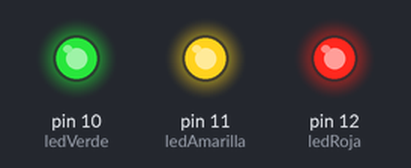
Bench run of a sketch on a simulated Arduino Uno, built with avr-gcc and run on an emulated ATmega328P. Shown: output pins drawn as LEDs (lit = HIGH).

Above: at 0.56 s.
At 5.31 s:
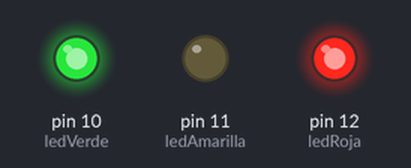
At 10.0 s:
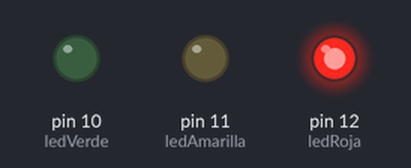
At 19.75 s:
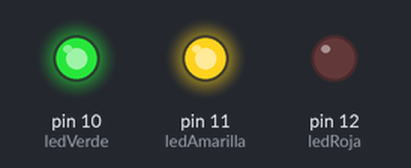
At 28.56 s:
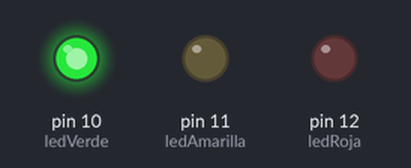
At 38.06 s:
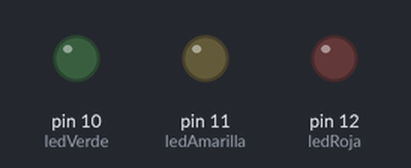
Timing chart, 0 to 40.0 s (numbered marks = the images above):
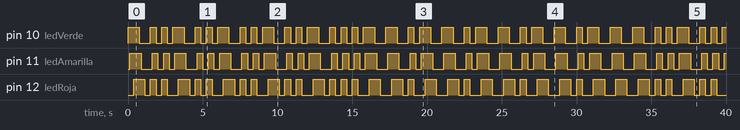

Measured:
- by itself, pin 10 (ledVerde): LOW → HIGH at 0.00 s, → LOW 0.75 s later, → HIGH 0.75 s later, → LOW 0.38 s later, … (73 changes in this stretch)
- by itself, pin 11 (ledAmarilla): LOW → HIGH at 0.13 s, → LOW 0.75 s later, → HIGH 0.75 s later, → LOW 0.38 s later, … (73 changes in this stretch)
- by itself, pin 12 (ledRoja): LOW → HIGH at 0.38 s, → LOW 0.75 s later, → HIGH 0.38 s later, → LOW 0.38 s later, … (72 changes in this stretch)

The sketch:

06-LucesDeFeria6.ino
```cpp
/*
Nuestras luces ya no son un semáforo, ahora son una feria. Escribir un programa para que parpadeen todos los leds (los verdes, amarillo y rojos) por turnos. El orden de parpadeo y la frecuencia son libres.
Como bola extra, tratar de que parpadeen por grupos. El objetivo de la tarea y la bola extra es tratar de entender bien el orden en que se realizan las instrucciones.
*/

int ledVerde = 10;
int ledAmarilla = 11;
int ledRoja = 12;

void setup()
{
    pinMode(ledVerde, OUTPUT);
    pinMode(ledAmarilla, OUTPUT);
    pinMode(ledRoja, OUTPUT);
}

void loop()
{
    for (int i = 0; i < 5; i++)
    {
        digitalWrite(ledVerde, HIGH);
        delay(125);
        digitalWrite(11, HIGH);
        delay(250);
        digitalWrite(ledRoja, HIGH);
        delay(375);

        digitalWrite(ledVerde, LOW);
        delay(125);
        digitalWrite(11, LOW);
        delay(250);
        digitalWrite(ledRoja, LOW);
        delay(375);

        for (int j = 2; j > 0; j--) // Por cada vez que se repita el for con "i", se repetirá dos veces este for con "j"
        {
            digitalWrite(ledVerde, HIGH);
            digitalWrite(ledRoja, HIGH);
            delay(125);
            digitalWrite(ledAmarilla, HIGH);
            delay(250);

            digitalWrite(ledVerde, LOW);
            digitalWrite(ledRoja, LOW);
            delay(125);
            digitalWrite(ledAmarilla, LOW);
            delay(250);
        }
    }

    for (int k = 5; k > 0; k--)
    {
        digitalWrite(ledVerde, HIGH);
        digitalWrite(ledRoja, HIGH);
        delay(125);
        digitalWrite(ledAmarilla, HIGH);
        delay(250);

        digitalWrite(ledVerde, LOW);
        digitalWrite(ledRoja, LOW);
        delay(125);
        digitalWrite(ledAmarilla, LOW);
        delay(250);

        for (int l = 0; l < 2; l++) // Por cada vez que se repita el for con "k", se repetirá dos veces este for con "l"
        {
            digitalWrite(ledVerde, HIGH);
            delay(125);
            digitalWrite(11, HIGH);
            delay(250);
            digitalWrite(ledRoja, HIGH);
            delay(375);

            digitalWrite(ledVerde, LOW);
            delay(125);
            digitalWrite(11, LOW);
            delay(250);
            digitalWrite(ledRoja, LOW);
            delay(375);
        }
    }
}
```
